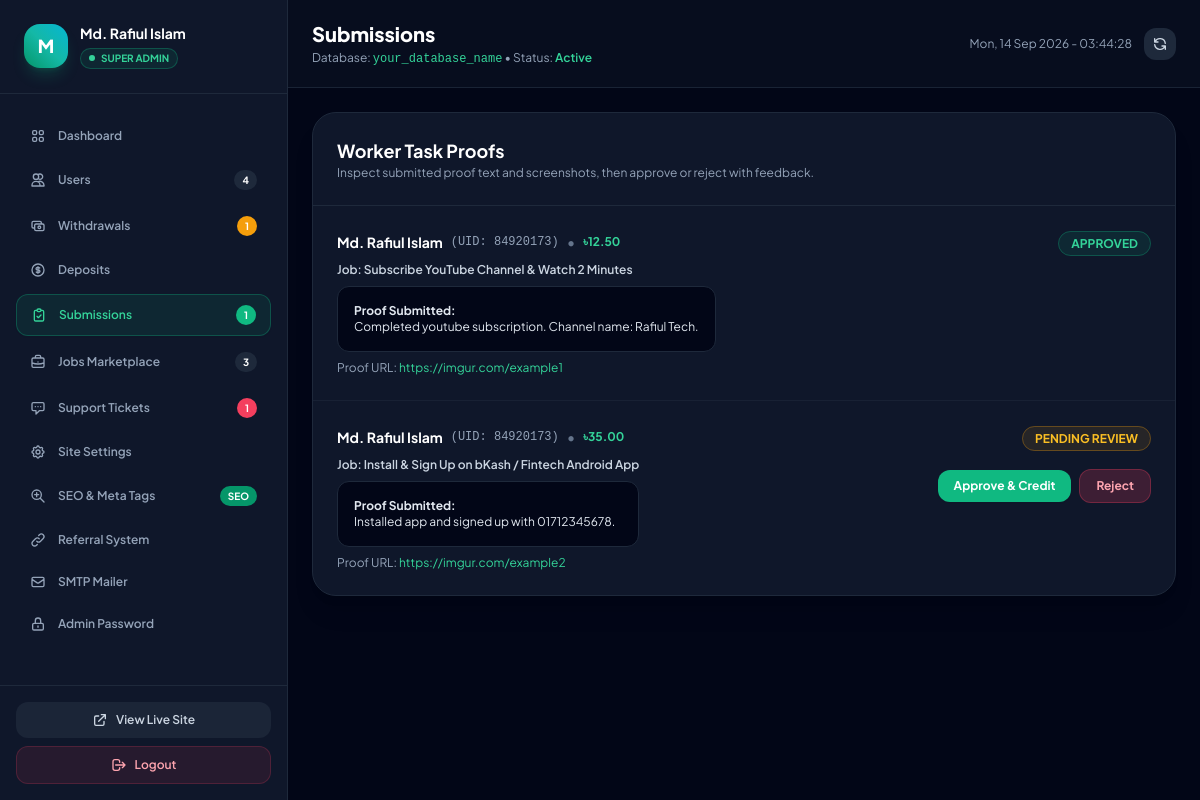
The app's page /admin/index.php?tab=submissions (signed in) with its own data.
### tables this page shows
CREATE TABLE `task_submissions` (
  `id` VARCHAR(50) PRIMARY KEY,
  `job_id` VARCHAR(50) NOT NULL,
  `worker_id` VARCHAR(50) NOT NULL,
  `worker_name` VARCHAR(100) NOT NULL,
  `worker_avatar` VARCHAR(255) NULL,
  `proof_text` TEXT NOT NULL,
  `proof_url` TEXT NULL,
  `proof_image_url` LONGTEXT NULL,
  `status` ENUM('pending', 'approved', 'rejected', 'disputed') DEFAULT 'pending',
  `feedback` TEXT NULL,
  `earned_bdt` DECIMAL(10,2) NOT NULL,
  `earned_usd` DECIMAL(10,2) NOT NULL,
  `submitted_at` DATETIME DEFAULT CURRENT_TIMESTAMP
);

CREATE TABLE `jobs` (
  `id` VARCHAR(50) PRIMARY KEY,
  `title` VARCHAR(255) NOT NULL,
  `title_bn` VARCHAR(255) NOT NULL,
  `category` VARCHAR(50) NOT NULL,
  `category_name` VARCHAR(100) NOT NULL,
  `category_name_bn` VARCHAR(100) NOT NULL,
  `employer_id` VARCHAR(50) NOT NULL,
  `employer_name` VARCHAR(100) NOT NULL,
  `employer_avatar` VARCHAR(255) NULL,
  `employer_verified` TINYINT(1) DEFAULT 0,
  `pay_per_task_bdt` DECIMAL(10,2) NOT NULL,
  `pay_per_task_usd` DECIMAL(10,2) NOT NULL,
  `total_slots` INT NOT NULL,
  `completed_slots` INT DEFAULT 0,
  `estimated_minutes` INT DEFAULT 5,
  `target_country` VARCHAR(50) DEFAULT 'Bangladesh',
  `target_country_bn` VARCHAR(50) DEFAULT 'বাংলাদেশ',
  `target_link` TEXT NULL,
  `description` TEXT,
  `description_bn` TEXT,
  `instructions_json` LONGTEXT,
  `rules_json` LONGTEXT,
  `proof_requirements_json` LONGTEXT,
  `featured` TINYINT(1) DEFAULT 0,
  `status` ENUM('active', 'paused', 'completed') DEFAULT 'active',
  `created_at` DATETIME DEFAULT CURRENT_TIMESTAMP
);

### includes/functions.php (called while the page is built, shortened)
<?php
require_once __DIR__ . '/../config/env.php';
if (!function_exists('app_url')) {
    function app_url($path = '') {
        $base = get_base_app_url();
        $trimmedPath = ltrim($path, '/');
        return $trimmedPath ? "$base/$trimmedPath" : $base;
    }
}
if (!function_exists('sanitize_output')) {
    function sanitize_output($string) {
        return htmlspecialchars((string)$string, ENT_QUOTES | ENT_SUBSTITUTE, 'UTF-8');
    }
}

### config/env.php (called while the page is built, shortened)
<?php
if (!function_exists('env')) {
    function env($key, $default = null) {
        $val = getenv($key);
        if ($val !== false) {
            return $val;
        }
        return $default;
    }
}
if (!function_exists('get_base_app_url')) {
    function get_base_app_url() {
        $configured = env('APP_URL');
        $isHttps = (
            (!empty($_SERVER['HTTPS']) && $_SERVER['HTTPS'] !== 'off') ||
            (!empty($_SERVER['HTTP_X_FORWARDED_PROTO']) && $_SERVER['HTTP_X_FORWARDED_PROTO'] === 'https') ||
            (!empty($_SERVER['SERVER_PORT']) && $_SERVER['SERVER_PORT'] == 443)
        );
        $protocol = $isHttps ? 'https://' : 'http://';
        $host = $_SERVER['HTTP_HOST'] ?? 'localhost';
        return rtrim($protocol . $host, '/');
    }
}

### admin/index.php (the view, shortened to what this page needs)
<?php
require_once __DIR__ . '/../config/env.php';
require_once __DIR__ . '/../includes/functions.php';
$db = get_db();
    ?>
    <?php
$tab = $_GET['tab'] ?? 'dashboard';
if ($db) {
    try {
        $kpiUsers = (int)$db->query("SELECT COUNT(*) FROM users")->fetchColumn();
        $kpiJobs = (int)$db->query("SELECT COUNT(*) FROM jobs WHERE status = 'active'")->fetchColumn();
        $kpiPendingWithdrawals = (int)$db->query("SELECT COUNT(*) FROM wallet_transactions WHERE type = 'withdrawal' AND status = 'pending'")->fetchColumn();
        $kpiPendingDeposits = (int)$db->query("SELECT COUNT(*) FROM wallet_transactions WHERE type = 'deposit' AND status = 'pending'")->fetchColumn();
        $kpiPendingSubmissions = (int)$db->query("SELECT COUNT(*) FROM task_submissions WHERE status = 'pending'")->fetchColumn();
        $kpiOpenTickets = (int)$db->query("SELECT COUNT(*) FROM support_tickets WHERE status IN ('open', 'in_progress')")->fetchColumn();
    } catch (Exception $e) {}
}
$adminUsername = $_SESSION['admin_username'] ?? 'Admin';
?>
<!DOCTYPE html>
<html lang="en" class="dark">
<head>
  <script src="https://cdn.tailwindcss.com"></script>
</head>
<body class="bg-slate-950 text-slate-100 min-h-screen flex flex-col antialiased selection:bg-emerald-500 selection:text-white">
  <div class="flex-1 flex min-h-screen">
    <aside id="sidebarDrawer" class="fixed inset-y-0 left-0 z-50 w-72 bg-slate-900 border-r border-slate-800 flex flex-col transition-transform duration-300 transform -translate-x-full lg:translate-x-0 lg:static lg:z-auto">
      <div class="p-6 border-b border-slate-800 flex items-center justify-between">
        <div class="flex items-center gap-3">
          <div class="w-11 h-11 rounded-2xl bg-gradient-to-tr from-emerald-600 via-teal-500 to-cyan-500 flex items-center justify-center font-black text-white text-lg shadow-lg shadow-emerald-500/20">
            <?= strtoupper(substr($adminUsername, 0, 1)) ?>
          </div>
          <div>
            <h2 class="font-bold text-white text-sm leading-snug"><?= sanitize_output($adminUsername) ?></h2>
            <div class="inline-flex items-center gap-1.5 px-2 py-0.5 rounded-full bg-emerald-500/10 border border-emerald-500/30 text-[10px] font-bold text-emerald-400 mt-0.5">
              <span class="w-1.5 h-1.5 rounded-full bg-emerald-400 animate-pulse"></span>
              SUPER ADMIN
            </div>
          </div>
        </div>
      </div>
      <nav class="flex-1 px-4 py-6 space-y-1.5 overflow-y-auto custom-scrollbar">
        <?php
        foreach ($navItems as $k => $item):
            $isActive = ($tab === $k);
        ?>
          <a href="<?= app_url('admin/index.php?tab=' . $k) ?>" class="flex items-center justify-between px-3.5 py-2.5 rounded-xl text-xs font-semibold transition-all <?= $isActive ? 'bg-emerald-500/10 text-emerald-400 border border-emerald-500/30 shadow-sm' : 'text-slate-400 hover:text-white hover:bg-slate-800/60' ?>">
            <div class="flex items-center gap-3">
              <svg class="w-4 h-4 shrink-0 <?= $isActive ? 'text-emerald-400' : 'text-slate-400' ?>" fill="none" stroke="currentColor" viewBox="0 0 24 24"><?= $item['icon'] ?></svg>
              <span><?= $item['label'] ?></span>
            </div>
            <?php if (!empty($item['badge'])): ?>
              <span class="px-2 py-0.5 rounded-full text-[10px] font-bold text-white <?= $item['badgeColor'] ?? 'bg-slate-800 text-slate-300' ?>"><?= $item['badge'] ?></span>
            <?php endif; ?>
          </a>
        <?php endforeach; ?>
      </nav>
      <div class="p-4 border-t border-slate-800 space-y-2">
        <a href="<?= app_url() ?>" target="_blank" class="w-full flex items-center justify-center gap-2 py-2.5 px-4 rounded-xl bg-slate-800/80 hover:bg-slate-800 text-slate-300 hover:text-white text-xs font-semibold transition-colors">
          <svg class="w-4 h-4" fill="none" stroke="currentColor" viewBox="0 0 24 24"><path stroke-linecap="round" stroke-linejoin="round" stroke-width="2" d="M10 6H6a2 2 0 00-2 2v10a2 2 0 002 2h10a2 2 0 002-2v-4M14 4h6m0 0v6m0-6L10 14"/></svg>
          <span>View Live Site</span>
        </a>
        <a href="<?= app_url('admin/index.php?action=logout') ?>" class="w-full flex items-center justify-center gap-2 py-2.5 px-4 rounded-xl bg-rose-500/10 hover:bg-rose-500/20 text-rose-300 text-xs font-semibold transition-colors border border-rose-500/20">
          <svg class="w-4 h-4" fill="none" stroke="currentColor" viewBox="0 0 24 24"><path stroke-linecap="round" stroke-linejoin="round" stroke-width="2" d="M17 16l4-4m0 0l-4-4m4 4H7m6 4v1a3 3 0 01-3 3H6a3 3 0 01-3-3V7a3 3 0 013-3h4a3 3 0 013 3v1"/></svg>
          <span>Logout</span>
        </a>
      </div>
    </aside>
    <main class="flex-1 flex flex-col min-w-0 bg-slate-950 overflow-y-auto">
      <header class="px-6 py-5 bg-slate-900/40 border-b border-slate-800/80 flex items-center justify-between">
        <div>
          <h1 class="text-xl font-black text-white capitalize"><?= str_replace('_', ' ', $tab) ?></h1>
          <p class="text-xs text-slate-400 mt-0.5">Database: <span class="text-emerald-400 font-mono"><?= env('DB_NAME', 'bahubal2_Amaderjob8383') ?></span> &bull; Status: <span class="text-emerald-400 font-semibold">Active</span></p>
        </div>
        <div class="flex items-center gap-3">
          <span class="text-xs text-slate-400 hidden sm:inline"><?= date('D, d M Y - H:i:s') ?></span>
          <a href="<?= app_url('admin/index.php?tab=' . $tab) ?>" class="p-2 rounded-xl bg-slate-800 text-slate-300 hover:text-white transition-colors" title="Refresh">
            <svg class="w-4 h-4" fill="none" stroke="currentColor" viewBox="0 0 24 24"><path stroke-linecap="round" stroke-linejoin="round" stroke-width="2" d="M4 4v5h.582m15.356 2A8.001 8.001 0 004.582 9m0 0H9m11 11v-5h-.581m0 0a8.003 8.003 0 01-15.357-2m15.357 2H15"/></svg>
          </a>
        </div>
      </header>
      <div class="p-6 space-y-6">
        <?php if ($tab === 'submissions'): ?>
          <div class="bg-slate-900 rounded-3xl border border-slate-800 shadow-xl overflow-hidden">
            <div class="p-6 border-b border-slate-800">
              <h2 class="text-lg font-bold text-white">Worker Task Proofs</h2>
              <p class="text-xs text-slate-400">Inspect submitted proof text and screenshots, then approve or reject with feedback.</p>
            </div>
            <?php
            $subsList = [];
            if ($db) {
                try {
                    $sStmt = $db->query("SELECT s.*, j.title as job_title FROM task_submissions s LEFT JOIN jobs j ON s.job_id = j.id ORDER BY s.submitted_at DESC LIMIT 150");
                    $subsList = $sStmt->fetchAll();
                } catch (Exception $e) {}
            }
            ?>
            <?php if (empty($subsList)): ?>
              <div class="p-12 text-center text-slate-400 text-xs">No task submissions found in database.</div>
            <?php else: ?>
              <div class="divide-y divide-slate-800/60">
                <?php foreach ($subsList as $s): ?>
                  <div class="p-6 hover:bg-slate-800/20 transition-colors">
                    <div class="flex flex-col md:flex-row md:items-start justify-between gap-4">
                      <div class="space-y-2 max-w-2xl">
                        <div class="flex items-center gap-2">
                          <span class="font-bold text-white text-sm"><?= sanitize_output($s['worker_name']) ?></span>
                          <span class="text-slate-400 font-mono text-xs">(UID: <?= sanitize_output($s['worker_id']) ?>)</span>
                          <span class="text-slate-500">&bull;</span>
                          <span class="text-emerald-400 font-bold text-xs">৳<?= number_format($s['earned_bdt'], 2) ?></span>
                        </div>
                        <div class="text-xs text-slate-300 font-semibold">Job: <?= sanitize_output($s['job_title'] ?: $s['job_id']) ?></div>
                        <div class="p-4 rounded-xl bg-slate-950 border border-slate-800 text-xs text-slate-200">
                          <strong>Proof Submitted:</strong><br>
                          <?= nl2br(sanitize_output($s['proof_text'])) ?>
                        </div>
                        <?php if (!empty($s['proof_url'])): ?>
                          <div class="text-xs">
                            <span class="text-slate-400">Proof URL: </span>
                            <a href="<?= sanitize_output($s['proof_url']) ?>" target="_blank" class="text-emerald-400 hover:underline"><?= sanitize_output($s['proof_url']) ?></a>
                          </div>
                        <?php endif; ?>
                      </div>
                      <div class="shrink-0 text-right space-y-3">
                        <div>
                          <?php if ($s['status'] === 'approved'): ?>
                            <span class="px-3 py-1 rounded-full bg-emerald-500/10 border border-emerald-500/30 text-emerald-400 font-bold text-xs">APPROVED</span>
                          <?php elseif ($s['status'] === 'rejected'): ?>
                            <span class="px-3 py-1 rounded-full bg-rose-500/10 border border-rose-500/30 text-rose-400 font-bold text-xs">REJECTED</span>
                          <?php else: ?>
                            <span class="px-3 py-1 rounded-full bg-amber-500/10 border border-amber-500/30 text-amber-400 font-bold text-xs">PENDING REVIEW</span>
                          <?php endif; ?>
                        </div>
                        <?php if ($s['status'] === 'pending'): ?>
                          <div class="flex items-center justify-end gap-2 pt-2">
                            <form method="POST" action="<?= app_url('admin/index.php?tab=submissions') ?>">
                              <button type="submit" class="px-4 py-2 rounded-xl bg-emerald-500 hover:bg-emerald-600 text-white font-bold text-xs transition-colors shadow-sm">Approve & Credit</button>
                            </form>
                            <form method="POST" action="<?= app_url('admin/index.php?tab=submissions') ?>" class="flex items-center gap-1">
                              <button type="submit" class="px-4 py-2 rounded-xl bg-rose-500/20 hover:bg-rose-500/40 text-rose-300 font-bold text-xs border border-rose-500/30 transition-colors">Reject</button>
                            </form>
                          </div>
                        <?php endif; ?>
                      </div>
                    </div>
                  </div>
                <?php endforeach; ?>
              </div>
            <?php endif; ?>
          </div>
        <?php endif; ?>
      </div>
    </main>
  </div>
</body>
</html>

### admin/index.php (style rules this page uses)
body { font-family: 'Plus Jakarta Sans', sans-serif; }

### records on screen
task_submissions: worker_name "Md. Rafiul Islam", worker "84920173", earned_bdt "12.50", job.title "Subscribe YouTube Channel & Watch 2 Minutes", proof_text "Completed youtube subscription. Channel name: Rafiul Tech.", proof_url "https://imgur.com/example1", status "APPROVED"
task_submissions: worker_name "Md. Rafiul Islam", worker "84920173", earned_bdt "35.00", job.title "Install & Sign Up on bKash / Fintech Android App", proof_text "Installed app and signed up with 01712345678.", proof_url "https://imgur.com/example2", status "PENDING REVIEW"

### other values on screen
substr($adminUsername, 0, 1) "M"
sanitize_output($adminUsername) "Md. Rafiul Islam"
$item['label'] "Dashboard"
$item['label'] "Users"
$item['badge'] "4"
$item['label'] "Withdrawals"
$item['badge'] "1"
$item['label'] "Deposits"
$item['label'] "Submissions"
$item['label'] "Jobs Marketplace"
$item['badge'] "3"
$item['label'] "Support Tickets"
$item['label'] "Site Settings"
$item['label'] "SEO & Meta Tags"
$item['badge'] "SEO"
